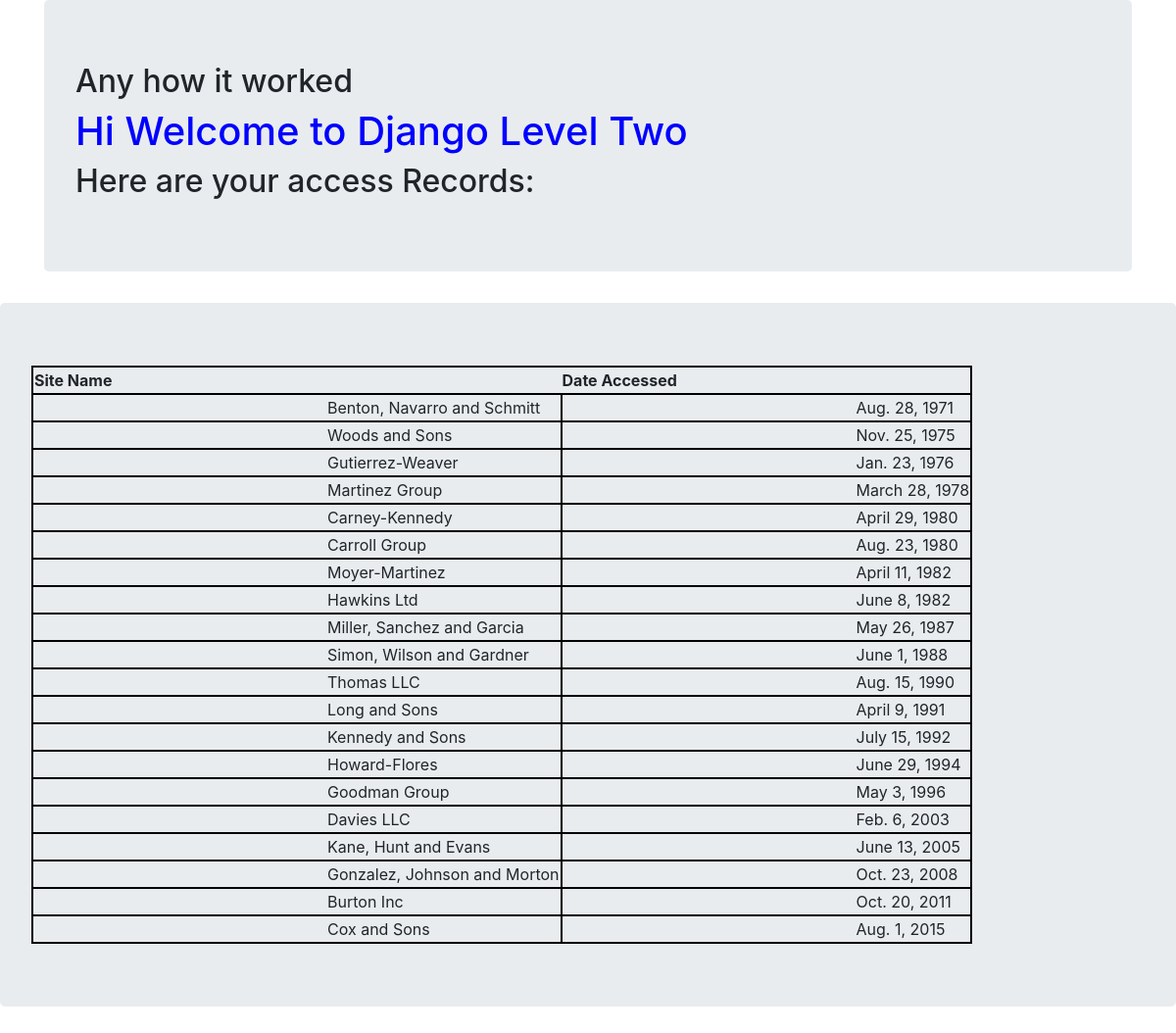
The page / on the database its author committed.
### first_app/models.py (models this page shows, shortened)
class AccessRecord(models.Model):
    name = models.ForeignKey(
        'Webpage',
        on_delete=models.CASCADE,
        )
    date = models.DateField()

class Webpage(models.Model):
    topic = models.ForeignKey(
        'Topic',
        on_delete=models.CASCADE,
        )
    name = models.CharField(max_length = 264,unique = True)
    url = models.URLField(unique = True)
    def __str__(self):
        return self.name

### first_app/views.py (the view)
# urls.py: url(r'^$',views.index,name='index'),
def index(request):
	webpages_list = AccessRecord.objects.order_by('date')
	date_dict = {'access_records':webpages_list}
	my_dict = {'insert_me': "HELLO IAM DELL LATITUDE"}
	return render(request,'first_project/index.html',context = date_dict)

### templates/first_project/index.html (shortened to what this page needs)
<!DOCTYPE html>
{% load staticfiles %}
<html>
    <head>
        <link rel="stylesheet" href="https://stackpath.bootstrapcdn.com/bootstrap/4.1.1/css/bootstrap.min.css">
        <link rel="stylesheet" href="{% static "css/mystyle.css" %}"/>
    </head>
    <body>
        <div class="container">
            <div class="jumbotron">
                <h2>Any how it worked</h2>
                <h1>Hi Welcome to Django Level Two</h1>
                <h2>Here are your access Records:</h2>
            </div>
        </div>
        <div class="jumbotron ">
            {% if access_records %}
            <table>
                <thead>
                    <th>Site Name</th>
                    <th>Date Accessed</th>
                </thead>
                {% for acc in access_records %}
                    <tr>
                        <td>{{ acc.name }}</td>
                        <td>{{ acc.date }}</td>
                    </tr>
                {% endfor %}
            </table>
            {% else %}
                <p>No Access Records Found!</p>
            {% endif %}
        </div>
    </body>
</html>

### static/css/mystyle.css (style rules this page uses)
h1 { color:blue; }
table, thead, td { border: 2px solid black; text-align: left; padding-left: 300px; }

### rows shown on the page
AccessRecord: name "Benton, Navarro and Schmitt", date "Aug. 28, 1971"
AccessRecord: name "Woods and Sons", date "Nov. 25, 1975"
AccessRecord: name "Gutierrez-Weaver", date "Jan. 23, 1976"
AccessRecord: name "Martinez Group", date "March 28, 1978"
AccessRecord: name "Carney-Kennedy", date "April 29, 1980"
AccessRecord: name "Carroll Group", date "Aug. 23, 1980"
AccessRecord: name "Moyer-Martinez", date "April 11, 1982"
AccessRecord: name "Hawkins Ltd", date "June 8, 1982"
AccessRecord: name "Miller, Sanchez and Garcia", date "May 26, 1987"
AccessRecord: name "Simon, Wilson and Gardner", date "June 1, 1988"
AccessRecord: name "Thomas LLC", date "Aug. 15, 1990"
AccessRecord: name "Long and Sons", date "April 9, 1991"
AccessRecord: name "Kennedy and Sons", date "July 15, 1992"
AccessRecord: name "Howard-Flores", date "June 29, 1994"
AccessRecord: name "Goodman Group", date "May 3, 1996"
AccessRecord: name "Davies LLC", date "Feb. 6, 2003"
AccessRecord: name "Kane, Hunt and Evans", date "June 13, 2005"
AccessRecord: name "Gonzalez, Johnson and Morton", date "Oct. 23, 2008"
AccessRecord: name "Burton Inc", date "Oct. 20, 2011"
AccessRecord: name "Cox and Sons", date "Aug. 1, 2015"
